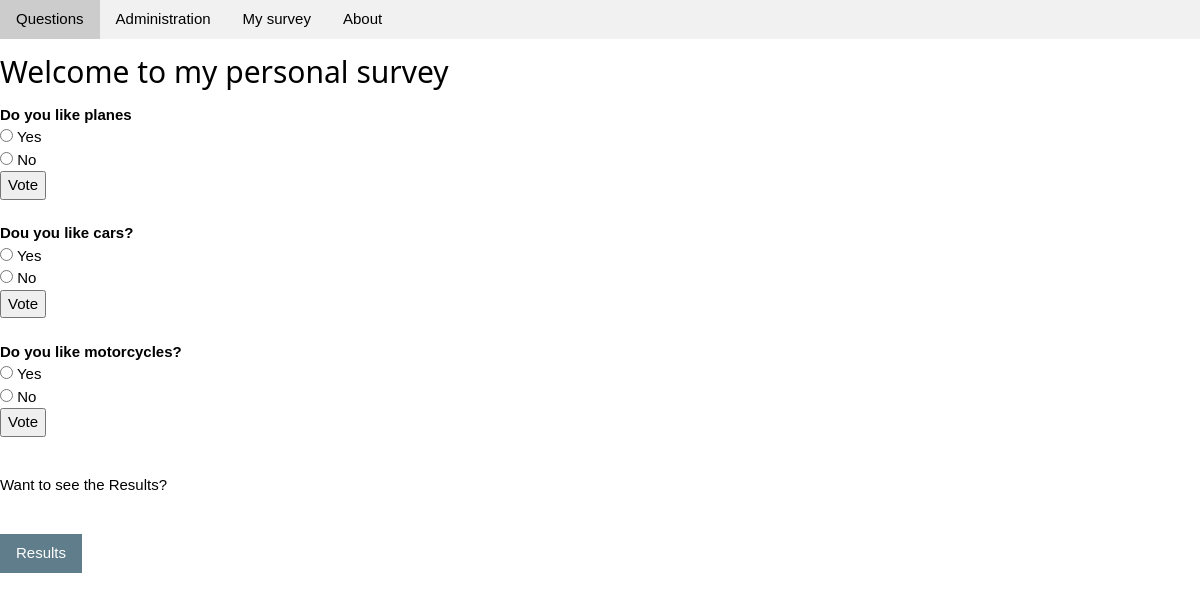
The page /polls/survey/ on the database its author committed.
### polls/models.py (models this page shows, shortened)
class Question(models.Model):
    question_text = models.CharField(max_length=200)
    pub_date = models.DateTimeField('date published')
    survey = models.BooleanField(default=False)
    def was_published_recently(self):
        now = timezone.now()
        return now - datetime.timedelta(days=1) <= self.pub_date <= now
    was_published_recently.admin_order_field = 'pub_date'
    was_published_recently.boolean = True
    was_published_recently.short_description = 'Published recently?'

class Choice(models.Model):
    question = models.ForeignKey(Question, on_delete=models.CASCADE)
    choice_text = models.CharField(max_length=200)
    votes = models.IntegerField(default=0)

### polls/views.py (the view)
# urls.py: path("survey/", views.SurveyView.as_view(), name="survey"),
class SurveyView(generic.ListView):
    model = Question
    template_name = "polls/survey.html"
    context_object_name = "survey_question_list"
    def get_queryset(self):
        return Question.objects.filter(survey=True, pub_date__lte=timezone.now()).order_by('-pub_date')

### polls/templates/polls/survey.html (shortened to what this page needs)
{% extends "polls/base.html" %}
{% block content %}
    <h2>Welcome to my personal survey</h2>
    {% if survey_question_list %}
            {% for question in survey_question_list %}
                <form action="{% url 'polls:survey_vote' question.id %}" method="post">
                    <label><b>{{ question.question_text }}</b></label><br>
                    {% for choice in question.choice_set.all %}
                        <input type="radio" name="choice" id="choice{{ choice.id }}" value="{{ choice.id }}">
                        <label for="choice{{ choice.id }}">{{ choice.choice_text}}</label><br>
                    {% endfor %}
                    <input type="submit" value="Vote">
                </form>
                <br>
            {% endfor %}
        <p>Want to see the Results? </p><br>
        <a href="{% url 'polls:survey_result' %}" type="button" class="w3-btn w3-blue-gray">Results</a>
    {% else %}
        <p><b>Sorry no survey right now. Come back later :)</b></p>
    {% endif %}
{% endblock %}

### polls/static/polls/style.css (style rules this page uses)
*,*:before,*:after { box-sizing:inherit }
html { -ms-text-size-adjust:100%;-webkit-text-size-adjust:100% }
body { margin:0 }
a { background-color:transparent }
b,strong { font-weight:bolder }
button,input,select,textarea,optgroup { font:inherit;margin:0 }
button,input { overflow:visible }
button,[type=button],[type=reset],[type=submit] { -webkit-appearance:button }
[type=checkbox],[type=radio] { padding:0 }
html,body { font-family:Verdana,sans-serif;font-size:15px;line-height:1.5 }
html { overflow-x:hidden }
h2 { font-size:30px }
h1,h2,h3,h4,h5,h6 { font-family:"Segoe UI",Arial,sans-serif;font-weight:400;margin:10px 0 }
a { color:inherit }
.w3-btn,.w3-button { border:none;display:inline-block;padding:8px 16px;vertical-align:middle;overflow:hidden;text-decoration:none;color:inherit;background-color:inherit;text-align:center;cursor:pointer;white-space:nowrap }
.w3-btn,.w3-button { -webkit-touch-callout:none;-webkit-user-select:none;-khtml-user-select:none;-moz-user-select:none;-ms-user-select:none;user-select:none }
.w3-blue-grey,.w3-hover-blue-grey:hover,.w3-blue-gray,.w3-hover-blue-gray:hover { color:#fff!important;background-color:#607d8b!important }

### rows shown on the page
Question: question_text "Do you like planes"
Choice: choice_text "Yes"
Choice: choice_text "No"
Question: question_text "Dou you like cars?"
Choice: choice_text "Yes"
Choice: choice_text "No"
Question: question_text "Do you like motorcycles?"
Choice: choice_text "Yes"
Choice: choice_text "No"
